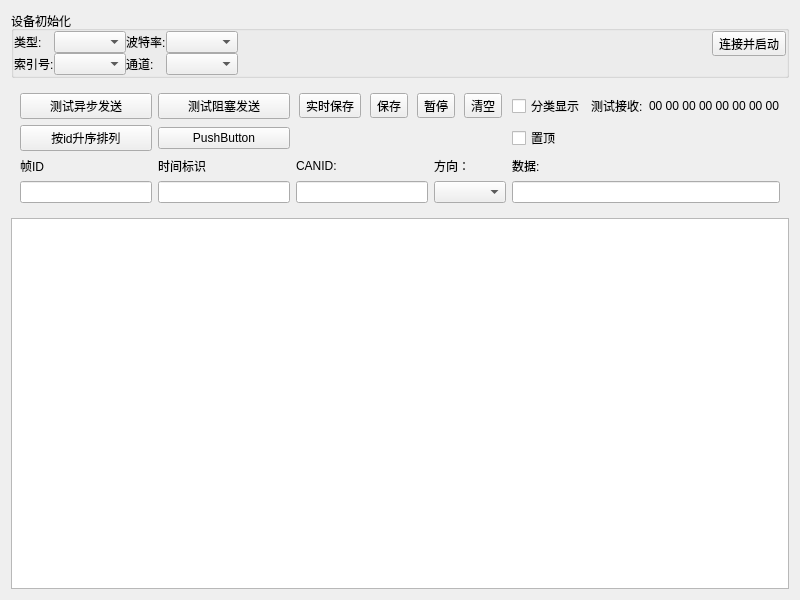
<?xml version="1.0" encoding="UTF-8"?>
<ui version="4.0">
 <class>M_CANWidget</class>
 <widget class="QWidget" name="M_CANWidget">
  <property name="geometry">
   <rect>
    <x>0</x>
    <y>0</y>
    <width>800</width>
    <height>600</height>
   </rect>
  </property>
  <property name="windowTitle">
   <string>M_CANWidget</string>
  </property>
  <layout class="QGridLayout" name="gridLayout_4">
   <item row="0" column="0">
    <widget class="QGroupBox" name="groupBox_device">
     <property name="title">
      <string>设备初始化</string>
     </property>
     <layout class="QGridLayout" name="gridLayout_2">
      <property name="leftMargin">
       <number>0</number>
      </property>
      <property name="topMargin">
       <number>0</number>
      </property>
      <property name="rightMargin">
       <number>0</number>
      </property>
      <property name="bottomMargin">
       <number>0</number>
      </property>
      <property name="spacing">
       <number>0</number>
      </property>
      <item row="0" column="1" rowspan="3">
       <spacer name="horizontalSpacer">
        <property name="orientation">
         <enum>Qt::Horizontal</enum>
        </property>
        <property name="sizeHint" stdset="0">
         <size>
          <width>294</width>
          <height>20</height>
         </size>
        </property>
       </spacer>
      </item>
      <item row="0" column="2">
       <widget class="QToolButton" name="toolButton_DevConnect">
        <property name="text">
         <string>连接并启动</string>
        </property>
       </widget>
      </item>
      <item row="0" column="0" rowspan="2">
       <layout class="QGridLayout" name="gridLayout">
        <property name="spacing">
         <number>0</number>
        </property>
        <item row="1" column="2">
         <widget class="QLabel" name="label_devicechannel">
          <property name="text">
           <string>通道:</string>
          </property>
         </widget>
        </item>
        <item row="1" column="0">
         <widget class="QLabel" name="label_deviceindex">
          <property name="text">
           <string>索引号:</string>
          </property>
         </widget>
        </item>
        <item row="0" column="1">
         <widget class="QComboBox" name="comboBox_devicetype"/>
        </item>
        <item row="0" column="2">
         <widget class="QLabel" name="label_devicebaud">
          <property name="text">
           <string>波特率:</string>
          </property>
         </widget>
        </item>
        <item row="1" column="1">
         <widget class="QComboBox" name="comboBox_deviceindex"/>
        </item>
        <item row="1" column="3">
         <widget class="QComboBox" name="comboBox_devicechannel"/>
        </item>
        <item row="0" column="3">
         <widget class="QComboBox" name="comboBox_devicebaud"/>
        </item>
        <item row="0" column="0">
         <widget class="QLabel" name="label_devicetype">
          <property name="text">
           <string>类型:</string>
          </property>
         </widget>
        </item>
       </layout>
      </item>
     </layout>
    </widget>
   </item>
   <item row="3" column="0">
    <widget class="QTableView" name="tableView"/>
   </item>
   <item row="1" column="0">
    <widget class="QWidget" name="widget" native="true">
     <layout class="QGridLayout" name="gridLayout_3">
      <item row="3" column="4" colspan="3">
       <widget class="QLineEdit" name="lineEdit_Candata"/>
      </item>
      <item row="2" column="3">
       <widget class="QLabel" name="label_7">
        <property name="text">
         <string>方向：</string>
        </property>
       </widget>
      </item>
      <item row="0" column="1">
       <widget class="QPushButton" name="pushButton_2">
        <property name="text">
         <string>测试阻塞发送</string>
        </property>
       </widget>
      </item>
      <item row="0" column="0">
       <widget class="QPushButton" name="pushButton">
        <property name="text">
         <string>测试异步发送</string>
        </property>
       </widget>
      </item>
      <item row="2" column="2">
       <widget class="QLabel" name="label_6">
        <property name="text">
         <string>CANID:</string>
        </property>
       </widget>
      </item>
      <item row="3" column="3">
       <widget class="QComboBox" name="comboBox_Dir"/>
      </item>
      <item row="3" column="0">
       <widget class="QLineEdit" name="lineEdit_ID"/>
      </item>
      <item row="3" column="2">
       <widget class="QLineEdit" name="lineEdit_Canid"/>
      </item>
      <item row="2" column="1">
       <widget class="QLabel" name="label_2">
        <property name="text">
         <string>时间标识</string>
        </property>
       </widget>
      </item>
      <item row="3" column="1">
       <widget class="QLineEdit" name="lineEdit_Time"/>
      </item>
      <item row="0" column="4">
       <widget class="QCheckBox" name="checkBox_2">
        <property name="text">
         <string>分类显示</string>
        </property>
       </widget>
      </item>
      <item row="0" column="5">
       <widget class="QLabel" name="label_4">
        <property name="text">
         <string>测试接收:</string>
        </property>
       </widget>
      </item>
      <item row="0" column="6">
       <widget class="QLabel" name="label_5">
        <property name="text">
         <string>00 00 00 00 00 00 00 00</string>
        </property>
       </widget>
      </item>
      <item row="2" column="4">
       <widget class="QLabel" name="label_3">
        <property name="text">
         <string>数据:</string>
        </property>
       </widget>
      </item>
      <item row="1" column="0">
       <widget class="QPushButton" name="m_pAsorDsSortBtn">
        <property name="text">
         <string>按id升序排列</string>
        </property>
       </widget>
      </item>
      <item row="0" column="2" colspan="2">
       <layout class="QHBoxLayout" name="horizontalLayout">
        <item>
         <widget class="QToolButton" name="toolButton">
          <property name="text">
           <string>实时保存</string>
          </property>
         </widget>
        </item>
        <item>
         <widget class="QToolButton" name="toolButton_2">
          <property name="text">
           <string>保存</string>
          </property>
         </widget>
        </item>
        <item>
         <widget class="QToolButton" name="toolButton_4">
          <property name="text">
           <string>暂停</string>
          </property>
         </widget>
        </item>
        <item>
         <widget class="QToolButton" name="toolButton_3">
          <property name="text">
           <string>清空</string>
          </property>
         </widget>
        </item>
       </layout>
      </item>
      <item row="1" column="4">
       <widget class="QCheckBox" name="checkBox">
        <property name="text">
         <string>置顶</string>
        </property>
       </widget>
      </item>
      <item row="1" column="1">
       <widget class="QPushButton" name="pushButton_4">
        <property name="text">
         <string>PushButton</string>
        </property>
       </widget>
      </item>
      <item row="2" column="0">
       <widget class="QLabel" name="label">
        <property name="text">
         <string>帧ID</string>
        </property>
       </widget>
      </item>
     </layout>
    </widget>
   </item>
  </layout>
 </widget>
 <resources/>
 <connections/>
</ui>
